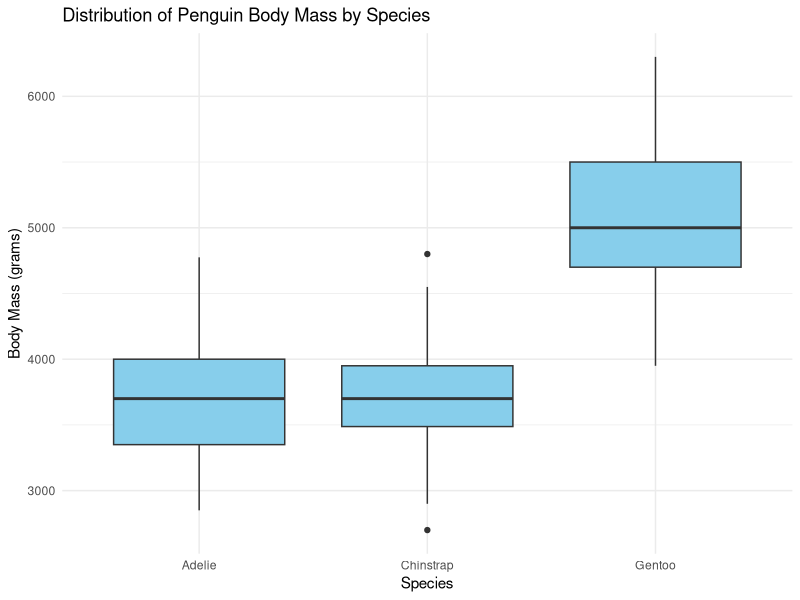

Recreate this plot in R.
## ---- chunk 1
# Global chunk options
knitr::opts_chunk$set(
echo = FALSE,
message = FALSE,
warning = FALSE
)
## ---- chunk 2
# Load libraries
library(tidyverse)
library(palmerpenguins)
## ---- chunk 3
head(penguins)
## ---- chunk 4
penguins_clean <- penguins %>%
filter(!is.na(body_mass_g))

head(penguins_clean[,c("species", "body_mass_g")])
## ---- chunk 5
penguins_clean %>%
group_by(species) %>%
summarize(
mean_body_mass = mean(body_mass_g),
sd_body_mass   = sd(body_mass_g),
individuals = n()
)

## ---- chunk 6
ggplot(penguins_clean,
aes(x = species, y = body_mass_g)) +
geom_boxplot(fill = "skyblue") +
labs(
title = "Distribution of Penguin Body Mass by Species",
x = "Species",
y = "Body Mass (grams)"
) +
theme_minimal()

